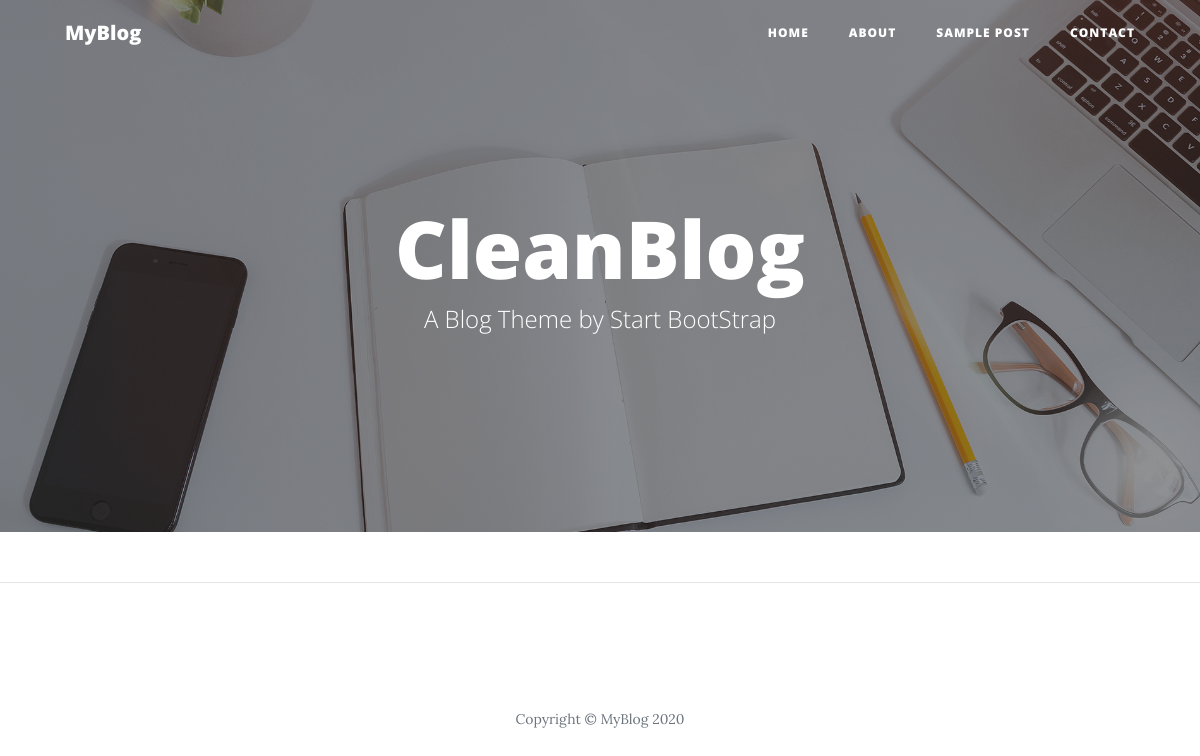
Before: / with the older database file.
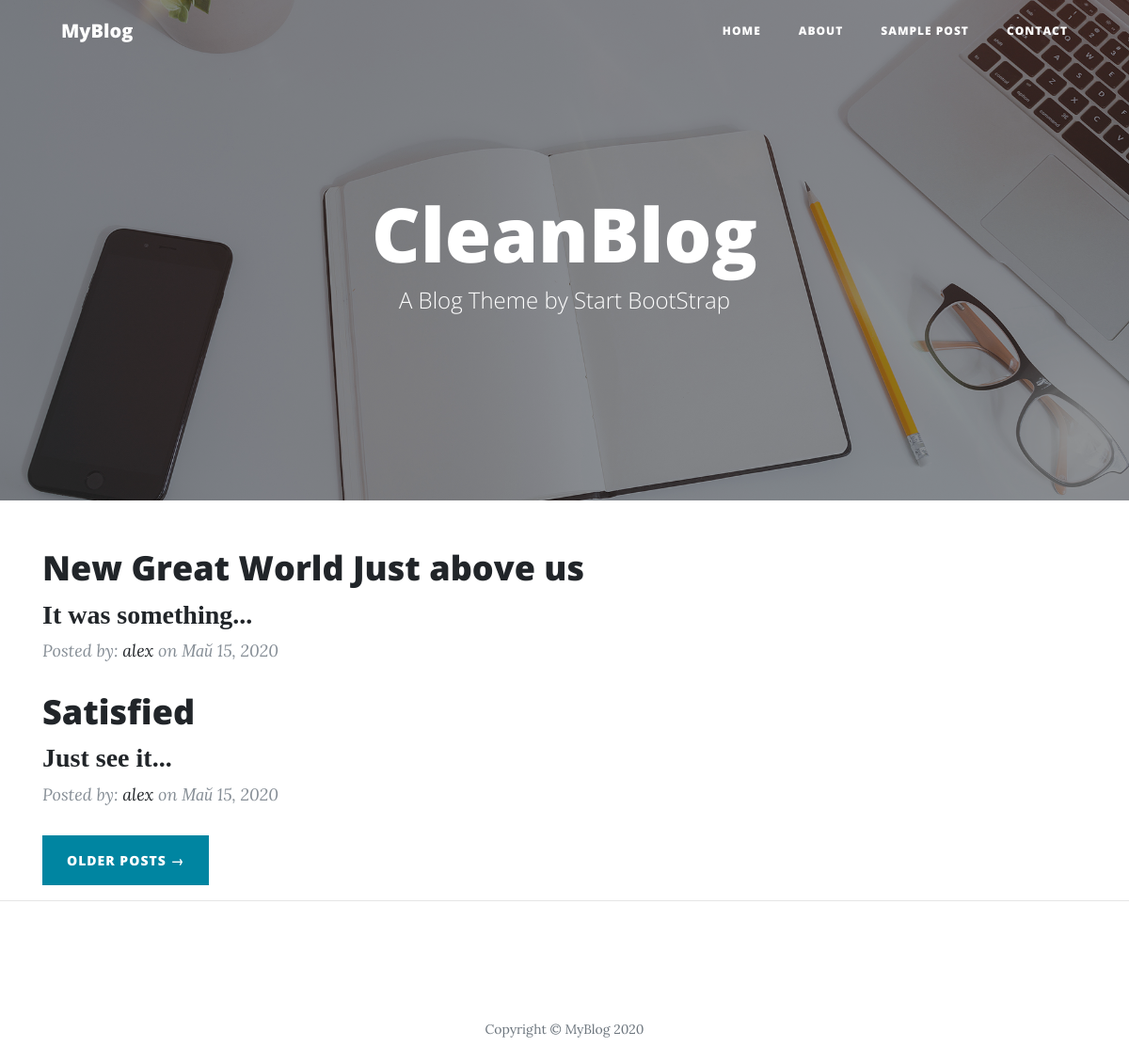
After: the same page with the newer database file.
### blog/models.py (models this page shows, shortened)
class Post(models.Model):
	author = models.ForeignKey(settings.AUTH_USER_MODEL, on_delete=models.CASCADE)
	title = models.CharField(max_length=200)
	description = models.TextField(max_length=200)
	text = models.TextField()
	created_date = models.DateTimeField(default=timezone.now)
	published_date = models.DateTimeField(blank=True, null=True)
	status = models.IntegerField(choices=STATUS, default=0)

### blog/views.py (the view)
# urls.py: path('', views.post_list, name='post_list'),
def post_list(request):
	title = 'CleanBlog'
	subtitle = 'A Blog Theme by Start BootStrap'
	all_posts =  Post.objects.filter(published_date__lte=timezone.now()).order_by('-published_date')
	posts = all_posts.filter(status=1) # published date
	paginator = Paginator(posts, 2)
	page_request_var = 'page'
	page = request.GET.get(page_request_var)
	try:
		post_list = paginator.page(page)
	except PageNotAnInteger:
		post_list = paginator.page(1)
	except EmptyPage:
		post_list = paginator.page(paginator.num_pages)
	return render(request, 'blog/post_list.html', {
		'title':title,
		'subtitle':subtitle,
		'page_request_var':page_request_var,
		'posts':post_list,
		})

### blog/templates/blog/post_list.html (shortened to what this page needs)
{% extends 'blog/base.html' %}
{% block title %} {{ title }} {% endblock %}
{% block subtitle %} {{ subtitle }} {% endblock %}
{% block content %}
	{% for post in posts %}
		<div class="post-preview">
			<a href="{% url 'post' pk=post.pk %}">
		    	<h2 class="post-title">{{ post.title }}</h2>
		    	<h3 class="post-subtitle">{{ post.description | safe }}</h3>
		  	</a>
		  	<p class="post-meta">Posted by:
		    	<a href="#">{{ post.author }}</a>
		    	on {{ post.published_date|date:"M d, Y" }}
		    </p>
		</div>
	{% endfor %}
	{% if posts.has_other_pages %}
        <div class="clearfix">
            <nav aria-label="Page navigation">
                <ul class="pagination justify-contect-center">
                    {% if posts.has_next %}
                    <li><a href="?{{ page_request_var }}={{ posts.next_page_number }}" class="btn btn-primary float-right"> Older Posts &rarr; </a></li>
                    {% endif %}
                </ul>
            </nav>
        </div>
	{% endif %}
{% endblock %}

### blog/templates/blog/base.html (shortened to what this page needs)
{% load static %}
<!DOCTYPE html>
<html lang="en">
<head>
  <link href="{% static 'vendor/bootstrap/css/bootstrap.min.css' %}" rel="stylesheet">
  <link href="{% static 'vendor/fontawesome-free/css/all.min.css" rel="stylesheet" type="text/css' %}">
  <link href="{% static 'css/clean-blog.min.css' %} " rel="stylesheet">
</head>
<body>
  <nav class="navbar navbar-expand-lg navbar-light fixed-top" id="mainNav">
    <div class="container">
      <a class="navbar-brand" href="{% url 'post_list' %}">MyBlog</a>
      <div class="collapse navbar-collapse" id="navbarResponsive">
        <ul class="navbar-nav ml-auto">
          <li class="nav-item">
            <a class="nav-link" href="{% url 'post_list' %}">Home</a>
          </li>
          <li class="nav-item">
            <a class="nav-link" href="{% url 'about' %}">About</a>
          </li>
          <li class="nav-item">
            <a class="nav-link" href="{% url 'post_rev' %}">Sample Post</a>
          </li>
          <li class="nav-item">
            <a class="nav-link" href="{% url 'contact' %}">Contact</a>
          </li>
        </ul>
      </div>
    </div>
  </nav>
  <header class="masthead" style="background-image: url({% static 'img/home-bg.jpg' %})">
    <div class="overlay"></div>
    <div class="container">
      <div class="row">
        <div class="col-lg-8 col-md-10 mx-auto">
          <div class="site-heading">
            <h1>{% block title %}{% endblock %}</h1>
            <span class="subheading">{% block subtitle %}{% endblock %}</span>
          </div>
        </div>
      </div>
    </div>
  </header>
  <div class="container">
    {% block content %}
    {% endblock %}
  </div>
  <hr>
  <footer>
    <div class="container">
      <div class="row">
        <div class="col-lg-8 col-md-10 mx-auto">
          <ul class="list-inline text-center">
          </ul>
          <p class="copyright text-muted">Copyright &copy; MyBlog {% now 'Y' %}</p>
        </div>
      </div>
    </div>
  </footer>
</body>
</html>

Changed rows visible on the page:
added Post: title "New Great World Just above us", description "It was something...", author "alex", published_date "Май 15, 2020"
added Post: title "Satisfied", description "Just see it...", author "alex", published_date "Май 15, 2020"
Other visible differences:
text now shown: "OLDER POSTS →"
